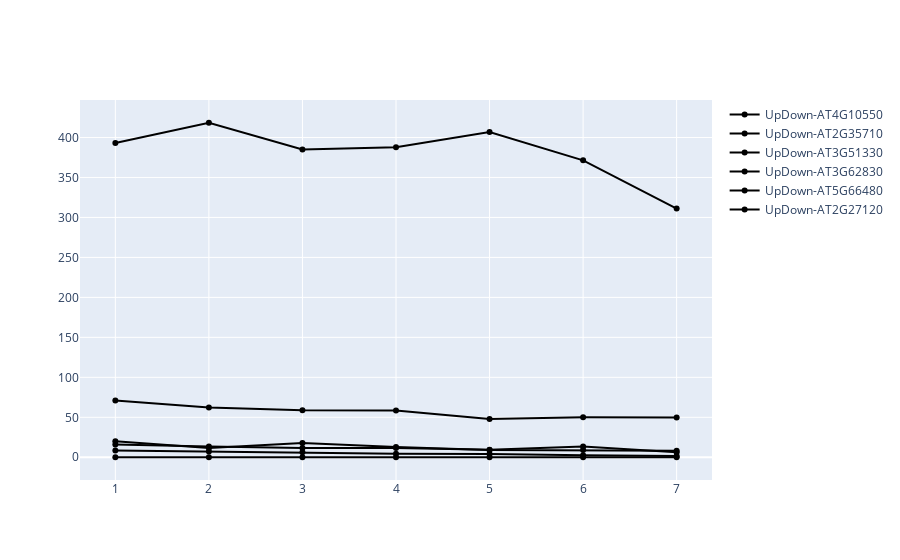

Notebook code for this chart:
### Code cell
fig = go.Figure()
for id_ in up_and_down_id_samples:
    y= list(df[stop1_cols][df["atID"] == id_].values[0])
    fig.add_trace(go.Scatter(x=x, y=y,mode='lines+markers',hovertext=stop1_cols,hoverinfo="text+y",
                    name="UpDown-"+id_,  line = dict(color='black')))

fig.show()

### Figure 1 — Plotly figure (JSON) as saved in the notebook; plotly's stock layout.template omitted (floating-point values rounded to 4 significant figures)
{"data": [{"hoverinfo": "text+y", "hovertext": ["wthp6_ave", "stop1hp6_ave", "stop1lp6_ave", "stop1hp5_ave", "stop1lp5_ave", "stop1al_ave", "s1fe_ave"], "line": {"color": "black"}, "mode": "lines+markers", "name": "UpDown-AT4G10550", "type": "scatter", "x": [1, 2, 3, 4, 5, 6, 7], "y": [20.14, 11.6, 17.86, 12.76, 9.223, 9.04, 8.309]}, {"hoverinfo": "text+y", "hovertext": ["wthp6_ave", "stop1hp6_ave", "stop1lp6_ave", "stop1hp5_ave", "stop1lp5_ave", "stop1al_ave", "s1fe_ave"], "line": {"color": "black"}, "mode": "lines+markers", "name": "UpDown-AT2G35710", "type": "scatter", "x": [1, 2, 3, 4, 5, 6, 7], "y": [16.12, 13.33, 11.65, 11.71, 9.515, 13.47, 6.243]}, {"hoverinfo": "text+y", "hovertext": ["wthp6_ave", "stop1hp6_ave", "stop1lp6_ave", "stop1hp5_ave", "stop1lp5_ave", "stop1al_ave", "s1fe_ave"], "line": {"color": "black"}, "mode": "lines+markers", "name": "UpDown-AT3G51330", "type": "scatter", "x": [1, 2, 3, 4, 5, 6, 7], "y": [71.04, 62.2, 58.71, 58.51, 47.73, 49.97, 49.89]}, {"hoverinfo": "text+y", "hovertext": ["wthp6_ave", "stop1hp6_ave", "stop1lp6_ave", "stop1hp5_ave", "stop1lp5_ave", "stop1al_ave", "s1fe_ave"], "line": {"color": "black"}, "mode": "lines+markers", "name": "UpDown-AT3G62830", "type": "scatter", "x": [1, 2, 3, 4, 5, 6, 7], "y": [393.0, 418.4, 384.9, 387.7, 406.7, 371.4, 311.0]}, {"hoverinfo": "text+y", "hovertext": ["wthp6_ave", "stop1hp6_ave", "stop1lp6_ave", "stop1hp5_ave", "stop1lp5_ave", "stop1al_ave", "s1fe_ave"], "line": {"color": "black"}, "mode": "lines+markers", "name": "UpDown-AT5G66480", "type": "scatter", "x": [1, 2, 3, 4, 5, 6, 7], "y": [8.505, 7.216, 6.354, 4.555, 4.223, 2.457, 1.671]}, {"hoverinfo": "text+y", "hovertext": ["wthp6_ave", "stop1hp6_ave", "stop1lp6_ave", "stop1hp5_ave", "stop1lp5_ave", "stop1al_ave", "s1fe_ave"], "line": {"color": "black"}, "mode": "lines+markers", "name": "UpDown-AT2G27120", "type": "scatter", "x": [1, 2, 3, 4, 5, 6, 7], "y": [0.1527, 0.07882, 0.156, 0.1051, 0.02394, 0.0459, 0.07157]}], "layout": {}}
